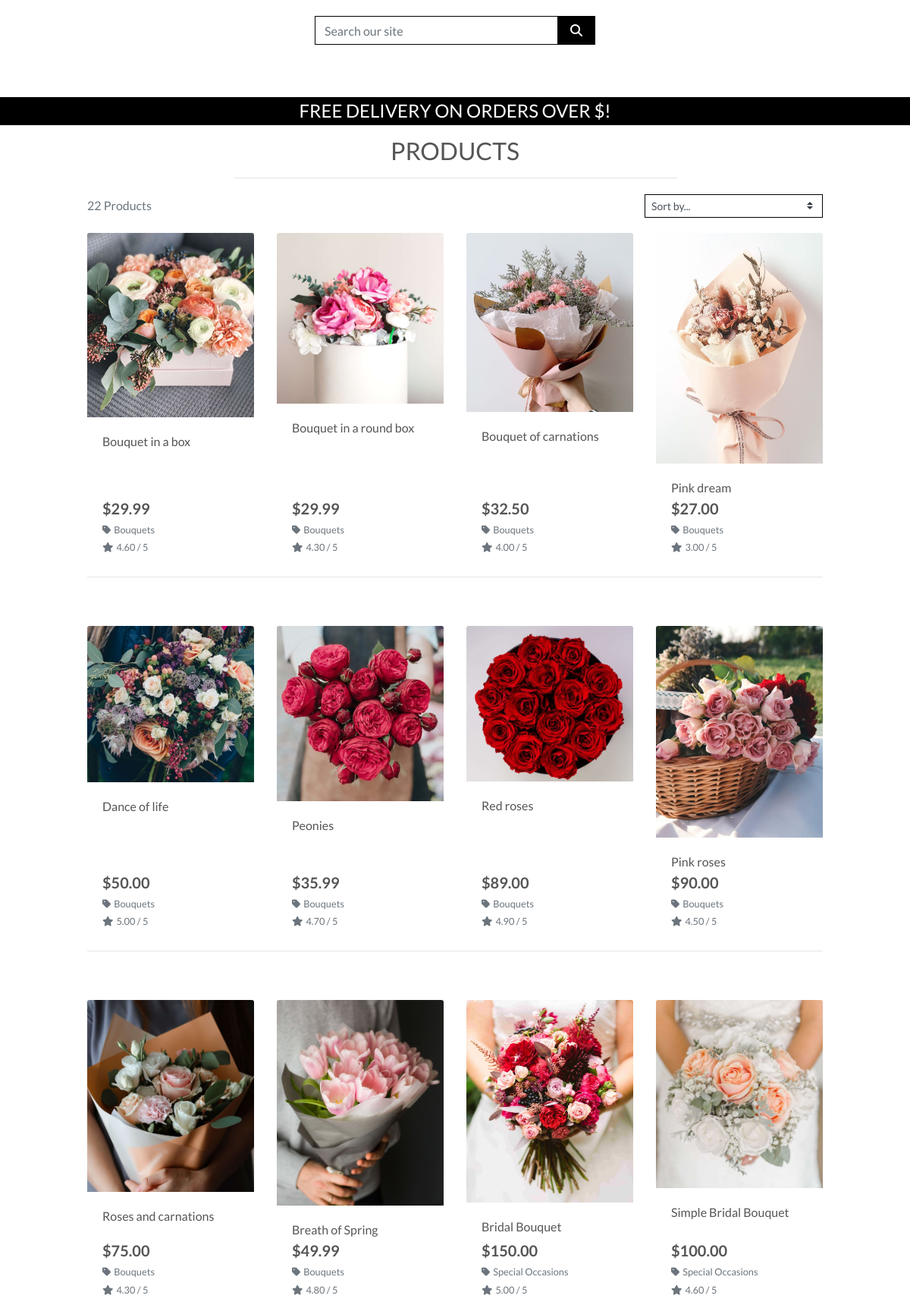
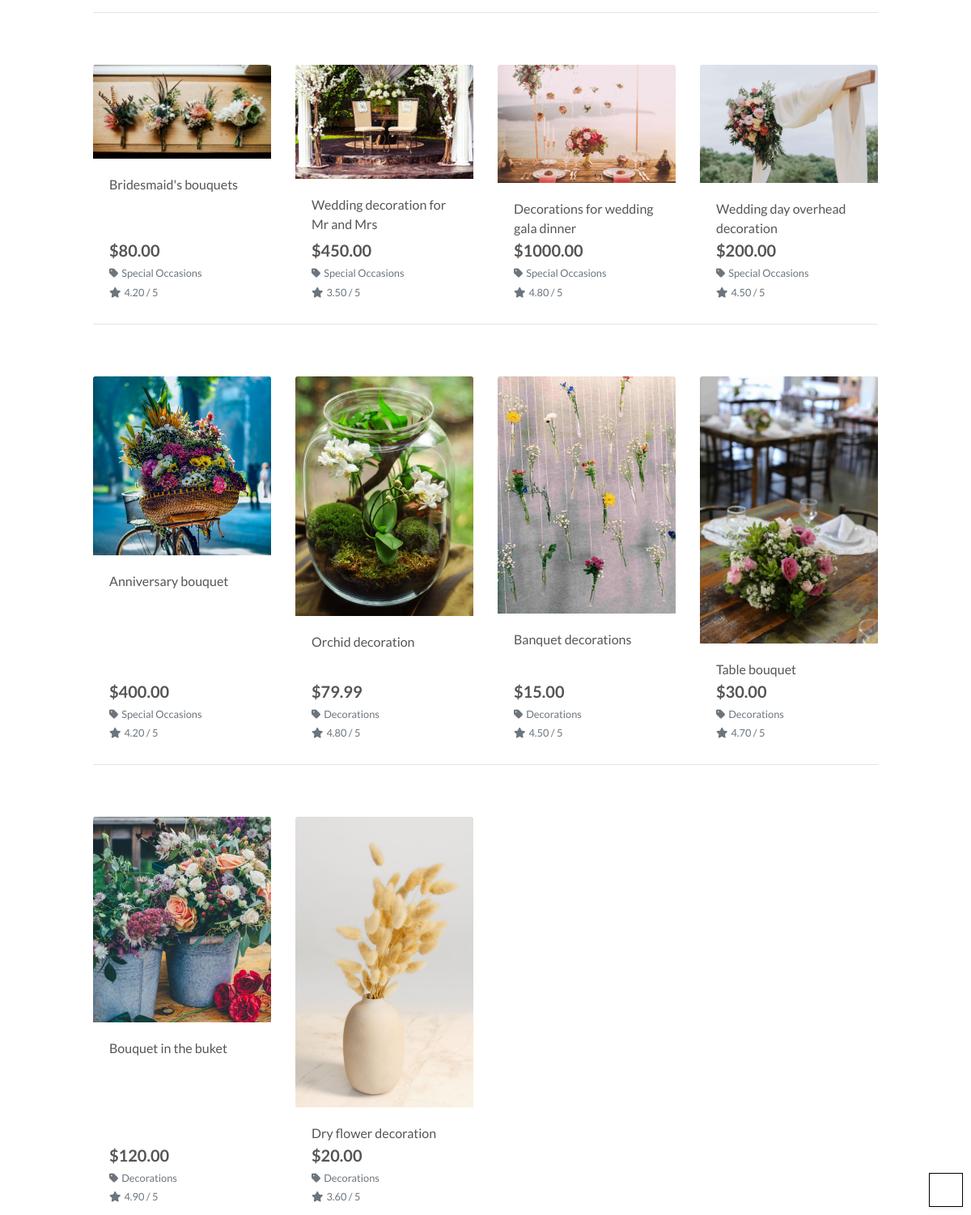
Screenshot of /products/ with the database file from the repository (2 pictures, top to bottom).
### products/models.py (models this page shows, shortened)
class Product(models.Model):
    category = models.ForeignKey('Category', null=True, blank=True,
                                 on_delete=models.SET_NULL)
    sku = models.CharField(max_length=254, null=True, blank=True)
    name = models.CharField(max_length=254)
    description = models.TextField()
    price = models.DecimalField(max_digits=6, decimal_places=2)
    rating = models.DecimalField(max_digits=6, decimal_places=2, null=True,
                                 blank=True)
    image_url = models.URLField(max_length=1024, null=True, blank=True)
    image = models.ImageField(null=True, blank=True)

class Category(models.Model):
    class Meta:
        verbose_name_plural = 'Categories'
    name = models.CharField(max_length=254)
    friendly_name = models.CharField(max_length=254, null=True, blank=True)

### products/views.py (the view, shortened to what this page needs)
# urls.py: path('', views.all_products, name='products'),
def all_products(request):
    products = Product.objects.all()
    query = None
    categories = None
    sort = None
    direction = None
    current_sorting = f'{sort}_{direction}'
    context = {
        'products': products,
        'search_term': query,
        'current_categories': categories,
        'current_sorting': current_sorting,
    }
    return render(request, 'products/products.html', context)

### bag/context.py (called while the page is built, shortened)
def bag_contents(request):
    bag_items = []
    total = 0
    product_count = 0
    bag = request.session.get('bag', {})
    if total < settings.FREE_DELIVERY_THRESHOLD:
        delivery = total * Decimal(settings.STANDARD_DELIVERY_PERCENTAGE / 100)
        free_delivery_delta = settings.FREE_DELIVERY_THRESHOLD - total
    else:
        delivery = 0
        free_delivery_delta = 0
    grand_total = delivery + total
    context = {
        'bag_items': bag_items,
        'total': total,
        'product_count': product_count,
        'delivery': delivery,
        'free_delivery_delta': free_delivery_delta,
        'free_delivery_threshold': settings.FREE_DELIVERY_THRESHOLD,
        'grand_total': grand_total,
    }
    return context

### products/templates/products/products.html (shortened to what this page needs)
{% extends "base.html" %}
{% load static %}
{% block page_header %}
    <div class="container header-container">
    </div>
{% endblock %}
{% block content %}
    <div class="overlay"></div>
    <div class="container-fluid">
        <div class="row">
            <div class="col text-center mt-3">
                <h2 class="logo-font">Products</h2>
                <hr class="w-50 mb-1">
            </div>
        </div>
        <div class="row">
            <div class="product-container col-10 offset-1">
                <div class="row mt-1 mb-2">
                    <div class="col-12 col-md-6 my-auto order-md-last d-flex justify-content-center justify-content-md-end">
                        <div class="sort-select-wrapper w-50">
                            <select id="sort-selector" class="custom-select custom-select-sm rounded-0 border border-{% if current_sorting != 'None_None' %}info{% else %}black{% endif %}">
                                <option value="reset" {% if current_sorting == 'None_None' %}selected{% endif %}>Sort by...</option>
                            </select>
                        </div>
                    </div>
                    <div class="col-12 col-md-6 order-md-first">
                        <p class="text-muted mt-3 text-center text-md-left">
                            {{ products|length }} Products{% if search_term %} found for <strong>"{{ search_term }}"</strong>{% endif %}
                        </p>
                    </div>
                </div>
                <div class="row">
                    {% for product in products %}
                        <div class="col-sm-6 col-md-6 col-lg-4 col-xl-3">
                            <div class="card h-100 border-0">
                                {% if product.image %}
                                <a href="{% url 'product_detail' product.id %}">
                                    <img class="card-img-top img-fluid" src="{{ product.image.url }}" alt="{{ product.name }}">
                                </a>
                                {% else %}
                                <a href="{% url 'product_detail' product.id %}">
                                    <img class="card-img-top img-fluid" src="{{ MEDIA_URL }}noimage.png" alt="{{ product.name }}">
                                </a>
                                {% endif %}
                                <div class="card-body pb-0">
                                    <p class="mb-0">{{ product.name }}</p>
                                </div>
                                <div class="card-footer bg-white pt-0 border-0 text-left">
                                    <div class="row">
                                        <div class="col">
                                            <p class="lead mb-0 text-left font-weight-bold">${{ product.price }}</p>
                                            {% if product.category %}
                                            <p class="small mt-1 mb-0">
                                                <a class="text-muted" href="{% url 'products' %}?category={{ product.category.name }}">
                                                    <i class="fas fa-tag mr-1"></i>{{ product.category.friendly_name }}
                                                </a>
                                            </p>
                                            {% endif %}
                                            {% if product.rating %}
                                                <small class="text-muted"><i class="fas fa-star mr-1"></i>{{ product.rating }} / 5</small>
                                            {% else %}
                                                <small class="text-muted">No Rating</small>
                                            {% endif %}
                                        </div>
                                    </div>
                                </div>
                            </div>
                        </div>
                        {% if forloop.counter|divisibleby:4 %}
                            <div class="col-12 d-none d-xl-block mb-5">
                                <hr>
                            </div>
                        {% endif %}
                    {% endfor %}
                </div>
            </div>
        </div>
    </div>
    <div class="btt-button shadow-sm rounded-0 border border-black">
        <a class="btt-link d-flex h-100">
            <i class="fas fa-arrow-up text-black mx-auto my-auto"></i>
        </a>
    </div>
{% endblock %}

### templates/base.html (shortened to what this page needs)
{% load static %}
<!doctype html>
<html lang="en">
  <head>
    {% block corecss %}
        <link rel="stylesheet" href="https://stackpath.bootstrapcdn.com/bootstrap/4.4.1/css/bootstrap.min.css">
        <link rel="stylesheet" href="{% static 'css/base.css' %}">
    {% endblock %}
  </head>
  <body>
    <header class="container-fluid fixed-top">
        <div id="topnav" class="row bg-white pt-lg-2 d-none d-lg-flex">
            <div class="col-12 col-lg-4 my-auto py-1 py-lg-0 text-center text-lg-left">
                <a href="{% url 'home' %}" class="nav-link main-logo-link">
                    <h2 class="logo-font text-black my-0"><strong>Eternal</strong> Garden</h2>
                </a>
            </div>
            <div class="col-12 col-lg-4 my-auto py-1 py-lg-0">
                <form method="GET" action="{% url 'products' %}">
                    <div class="input-group w-100">
                        <input class="form-control border border-black rounded-0" type="text" name="q" placeholder="Search our site">
                        <div class="input-group-append">
                            <button class="form-control btn btn-black border border-black rounded-0" type="submit">
                                <span class="icon">
                                    <i class="fas fa-search"></i>
                                </span>
                            </button>
                        </div>
                    </div>
                </form>
            </div>
            <div class="col-12 col-lg-4 my-auto py-1 py-lg-0">
                <ul class="list-inline list-unstyled text-center text-lg-right my-0">
                    <li class="list-inline-item dropdown">
                        <a class="text-black nav-link" href="#" id="user-options" data-toggle="dropdown" aria-haspopup="true" aria-expanded="false">
                            <div class="text-center">
                                <div><i class="fas fa-user fa-lg"></i></div>
                                <p class="my-0">My Account</p>
                            </div>
                        </a>
                    </li>
                    <li class="list-inline-item">
                        <a class="{% if grand_total %}text-info font-weight-bold{% else %}text-black{% endif %} nav-link" href="{% url 'view_bag' %}">
                            <div class="text-center">
                                <div><i class="fas fa-shopping-bag fa-lg"></i></div>
                                <p class="my-0">
                                </p>
                            </div>
                        </a>
                    </li>
                </ul>
            </div>
        </div>
        <div class="row bg-white">
            <nav class="navbar navbar-expand-lg navbar-light w-100">
                {% include 'includes/main-nav.html' %}
            </nav>
        </div>
        <div id="delivery-banner" class="row text-center">
            <div class="col bg-black text-white">
                <h4 class="logo-font my-1">Free delivery on orders over ${{ free_shipping_threshold }}!</h4>
            </div>
        </div>
    </header>
    {% block page_header %}
    {% endblock %}
    {% block content %}
    {% endblock %}
  </body>
</html>

### templates/includes/main-nav.html (shortened to what this page needs)
<div class="collapse navbar-collapse" id="main-nav">
    <ul class="navbar-nav w-auto mx-auto">
        <li class="nav-item dropdown">
            <a class="logo-font font-weight-bold nav-link text-black mr-5" href="#" id="all-products-link" data-toggle="dropdown" aria-haspopup="true" aria-expanded="false">
            </a>
        </li>
        <li class="nav-item dropdown">
            <a class="logo-font font-weight-bold nav-link text-black mr-5" href="#" id="clothing-link" data-toggle="dropdown" aria-haspopup="true" aria-expanded="false">
            </a>
        </li>
        <li class="nav-item">
            <a class="logo-font font-weight-bold nav-link text-black mr-5" href="#" id="blog-link">
            </a>
        </li>
        <li class="nav-item">
            <a class="logo-font font-weight-bold nav-link text-black" href="#" id="contact-link">
            </a>
        </li>
    </ul>
</div>

### static/css/base.css (style rules this page uses)
html { height: 100%; }
body { background: url('/media/hero_image.jpg') no-repeat center center fixed; background-size: cover; height: calc(100vh - 164px); color: #555; font-family: 'Lato'; }
.icon { align-items: center; display: inline-flex; justify-content: center; height: 1.5rem; width: 1.5rem; }
.logo-font { text-transform: uppercase; }
.main-logo-link { width: fit-content; }
.btn-black { background: black; color: white; }
.text-black { color: white !important; }
.border-black { border: 1px solid black !important; }
.bg-black { background: #000 !important; }
.overlay { height: 100%; width: 100%; top: 0; left: 0; position: fixed; background: white; z-index: -1; }
.btt-button { height: 42px; width: 42px; position: fixed; bottom: 10px; right: 10px; }
.btt-link, .update-link, .remove-item { cursor: pointer; }
@media (min-width: 1200px) { .container { max-width: 80%; } }
@media (min-width: 992px) { .header-container { padding-top: 164px; } }

### rows the page displays
Product: image (picture), name "Bouquet in a box", price "29.99", category.friendly_name "Bouquets", rating "4.60"
Product: image (picture), name "Bouquet in a round box", price "29.99", category.friendly_name "Bouquets", rating "4.30"
Product: image (picture), name "Bouquet of carnations", price "32.50", category.friendly_name "Bouquets", rating "4.00"
Product: image (picture), name "Pink dream", price "27.00", category.friendly_name "Bouquets", rating "3.00"
Product: image (picture), name "Dance of life", price "50.00", category.friendly_name "Bouquets", rating "5.00"
Product: image (picture), name "Peonies", price "35.99", category.friendly_name "Bouquets", rating "4.70"
Product: image (picture), name "Red roses", price "89.00", category.friendly_name "Bouquets", rating "4.90"
Product: image (picture), name "Pink roses", price "90.00", category.friendly_name "Bouquets", rating "4.50"
Product: image (picture), name "Roses and carnations", price "75.00", category.friendly_name "Bouquets", rating "4.30"
Product: image (picture), name "Breath of Spring", price "49.99", category.friendly_name "Bouquets", rating "4.80"
Product: image (picture), name "Bridal Bouquet", price "150.00", category.friendly_name "Special Occasions", rating "5.00"
Product: image (picture), name "Simple Bridal Bouquet", price "100.00", category.friendly_name "Special Occasions", rating "4.60"
Product: image (picture), name "Bridesmaid's bouquets", price "80.00", category.friendly_name "Special Occasions", rating "4.20"
Product: image (picture), name "Wedding decoration for Mr and Mrs", price "450.00", category.friendly_name "Special Occasions", rating "3.50"
Product: image (picture), name "Decorations for wedding gala dinner", price "1000.00", category.friendly_name "Special Occasions", rating "4.80"
Product: image (picture), name "Wedding day overhead decoration", price "200.00", category.friendly_name "Special Occasions", rating "4.50"
Product: image (picture), name "Anniversary bouquet", price "400.00", category.friendly_name "Special Occasions", rating "4.20"
Product: image (picture), name "Orchid decoration", price "79.99", category.friendly_name "Decorations", rating "4.80"
Product: image (picture), name "Banquet decorations", price "15.00", category.friendly_name "Decorations", rating "4.50"
Product: image (picture), name "Table bouquet", price "30.00", category.friendly_name "Decorations", rating "4.70"
Product: image (picture), name "Bouquet in the buket", price "120.00", category.friendly_name "Decorations", rating "4.90"
Product: image (picture), name "Dry flower decoration", price "20.00", category.friendly_name "Decorations", rating "3.60"

### other values shown
{{ products|length }} "22"
